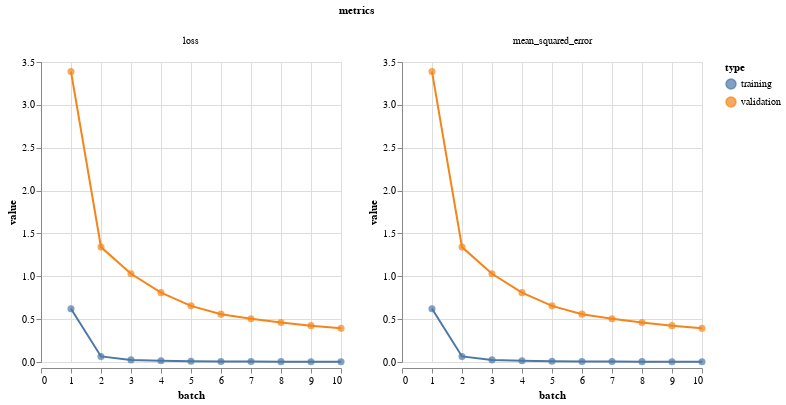

Here is the notebook cell this chart was saved with:
### Markdown cell above
### Step 4: Evaluate Model Performance

### Code cell
vis.metrics(output.history)

### Figure 1 — Vega-Lite specification as saved in the notebook (floating-point values rounded to 4 significant figures)
{"$schema": "https://vega.github.io/schema/vega-lite/v2.4.3.json", "config": {"view": {"height": 300, "width": 400}}, "data": {"values": [{"batch": 1, "metrics": "loss", "type": "validation", "value": 3.389}, {"batch": 2, "metrics": "loss", "type": "validation", "value": 1.34}, {"batch": 3, "metrics": "loss", "type": "validation", "value": 1.029}, {"batch": 4, "metrics": "loss", "type": "validation", "value": 0.8091}, {"batch": 5, "metrics": "loss", "type": "validation", "value": 0.655}, {"batch": 6, "metrics": "loss", "type": "validation", "value": 0.5581}, {"batch": 7, "metrics": "loss", "type": "validation", "value": 0.5054}, {"batch": 8, "metrics": "loss", "type": "validation", "value": 0.46}, {"batch": 9, "metrics": "loss", "type": "validation", "value": 0.4242}, {"batch": 10, "metrics": "loss", "type": "validation", "value": 0.3924}, {"batch": 1, "metrics": "mean_squared_error", "type": "validation", "value": 3.389}, {"batch": 2, "metrics": "mean_squared_error", "type": "validation", "value": 1.34}, {"batch": 3, "metrics": "mean_squared_error", "type": "validation", "value": 1.029}, {"batch": 4, "metrics": "mean_squared_error", "type": "validation", "value": 0.8091}, {"batch": 5, "metrics": "mean_squared_error", "type": "validation", "value": 0.655}, {"batch": 6, "metrics": "mean_squared_error", "type": "validation", "value": 0.5581}, {"batch": 7, "metrics": "mean_squared_error", "type": "validation", "value": 0.5054}, {"batch": 8, "metrics": "mean_squared_error", "type": "validation", "value": 0.46}, {"batch": 9, "metrics": "mean_squared_error", "type": "validation", "value": 0.4242}, {"batch": 10, "metrics": "mean_squared_error", "type": "validation", "value": 0.3924}, {"batch": 1, "metrics": "loss", "type": "training", "value": 0.6205}, {"batch": 2, "metrics": "loss", "type": "training", "value": 0.06501}, {"batch": 3, "metrics": "loss", "type": "training", "value": 0.02453}, {"batch": 4, "metrics": "loss", "type": "training", "value": 0.01478}, {"batch": 5, "metrics": "loss", "type": "training", "value": 0.009331}, {"batch": 6, "metrics": "loss", "type": "training", "value": 0.006728}, {"batch": 7, "metrics": "loss", "type": "training", "value": 0.005274}, {"batch": 8, "metrics": "loss", "type": "training", "value": 0.004369}, {"batch": 9, "metrics": "loss", "type": "training", "value": 0.00375}, {"batch": 10, "metrics": "loss", "type": "training", "value": 0.003311}, {"batch": 1, "metrics": "mean_squared_error", "type": "training", "value": 0.6205}, {"batch": 2, "metrics": "mean_squared_error", "type": "training", "value": 0.06501}, {"batch": 3, "metrics": "mean_squared_error", "type": "training", "value": 0.02453}, {"batch": 4, "metrics": "mean_squared_error", "type": "training", "value": 0.01478}, {"batch": 5, "metrics": "mean_squared_error", "type": "training", "value": 0.009331}, {"batch": 6, "metrics": "mean_squared_error", "type": "training", "value": 0.006728}, {"batch": 7, "metrics": "mean_squared_error", "type": "training", "value": 0.005274}, {"batch": 8, "metrics": "mean_squared_error", "type": "training", "value": 0.004369}, {"batch": 9, "metrics": "mean_squared_error", "type": "training", "value": 0.00375}, {"batch": 10, "metrics": "mean_squared_error", "type": "training", "value": 0.003311}]}, "facet": {"column": {"field": "metrics", "type": "nominal"}}, "resolve": {"scale": {"color": "shared", "x": "shared", "y": "independent"}}, "spec": {"layer": [{"encoding": {"color": {"field": "type", "type": "nominal"}, "tooltip": [{"field": "batch", "type": "quantitative"}, {"field": "value", "type": "quantitative"}], "x": {"field": "batch", "type": "quantitative"}, "y": {"field": "value", "type": "quantitative"}}, "height": 300, "mark": {"size": 50, "type": "circle"}, "width": 300}, {"encoding": {"color": {"field": "type", "type": "nominal"}, "x": {"field": "batch", "type": "quantitative"}, "y": {"field": "value", "type": "quantitative"}}, "height": 300, "mark": "line", "width": 300}]}}
